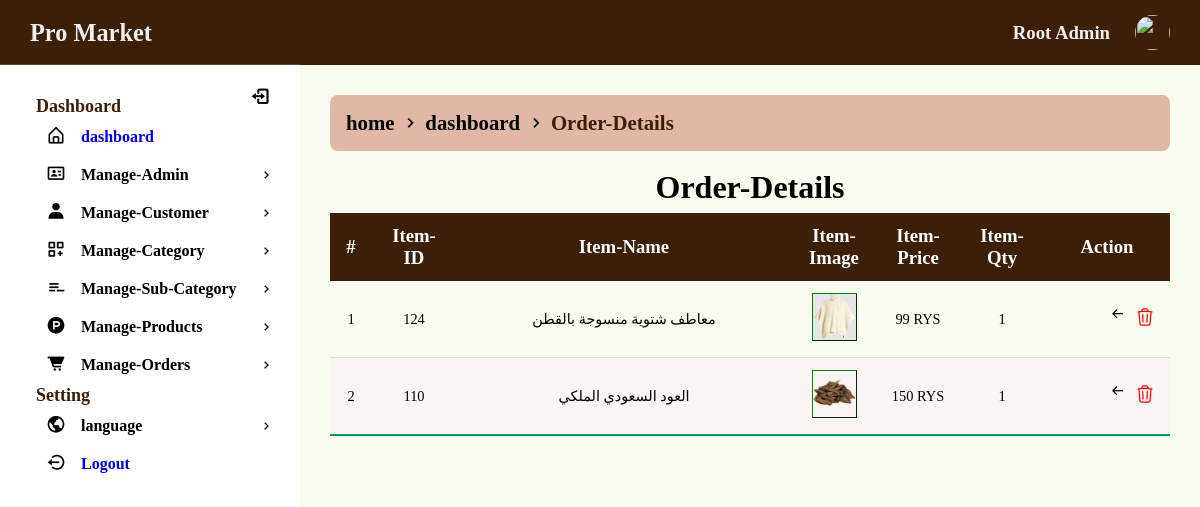
The app's page /admin/detail-order?id=16 (signed in) with its own data.
### tables this page shows
CREATE TABLE `order_items` (
  `id` int(11) NOT NULL COMMENT 'ORDER ITEMS ID',
  `customer_id` int(11) NOT NULL,
  `order_id` int(11) NOT NULL,
  `product_id` int(11) NOT NULL,
  `product_price` double NOT NULL,
  `prod_quantity` int(11) NOT NULL,
  `created_at` datetime DEFAULT NULL,
  `updated_at` datetime DEFAULT NULL
);

CREATE TABLE `products` (
  `id` int(11) NOT NULL COMMENT 'PRODUCTS ID',
  `category_id` int(11) NOT NULL,
  `subcategory_id` int(11) DEFAULT NULL,
  `product_name` varchar(128) NOT NULL,
  `product_summary` text NOT NULL,
  `product_details` text NOT NULL,
  `product_master_image` text NOT NULL,
  `product_quantity` int(11) NOT NULL,
  `product_price` double DEFAULT NULL,
  `product_discount_price` double DEFAULT NULL,
  `discount_start` datetime DEFAULT NULL,
  `discount_ends` datetime DEFAULT NULL,
  `product_status` enum('In Stock','Out of Stock') NOT NULL DEFAULT 'In Stock',
  `product_featured` enum('YES','NO') NOT NULL DEFAULT 'NO',
  `product_tags` varchar(512) NOT NULL,
  `created_at` datetime DEFAULT NULL,
  `updated_at` datetime DEFAULT NULL,
  `products_image_one` text DEFAULT NULL,
  `products_image_two` text DEFAULT NULL,
  `products_image_three` text DEFAULT NULL,
  `brand_id` int(11) DEFAULT NULL
);

### admin/app/Controllers/View.php (called while the page is built, shortened)
<?php
class View
{
	public function loadContent($directory, $page_name)
	{
		include("resource/view/".$directory."/".$page_name.".php");
	}
}
?>

### common/Helper.php (called while the page is built, shortened)
<?php
class Helper
{
	public $connection;
	public function __construct()
	{
		$this->connection = new PDO('mysql:host='.$GLOBALS['DBHOST'].';dbname='.$GLOBALS['DBNAME'].';charset=utf8', $GLOBALS['DBUSER'], $GLOBALS['DBPASS']);
		$this->connection->setAttribute(PDO::ATTR_ERRMODE, PDO::ERRMODE_EXCEPTION);
		$this->connection->setAttribute(PDO::ATTR_EMULATE_PREPARES, false);
	}
	public function selectJoinData($columnName, $tableName, $joinType = "INNER", $onCondition, $whereValue = 0, $formatBy = 0, $paginate = 0)
	{
		try
		{
			if($columnName == "*")
			{
				$sql1 = "SELECT ";
				$sql2 = "*";
			}
			else
			{
				$sql1 = "SELECT ";
				foreach($columnName AS $ca1Column => $ca1Value)
				{
					@$sql2 .= "$ca1Value, ";
				}
				$sql2 = rtrim(@$sql2, ", ");
			}
			$sql3 = " FROM `" . $tableName['MAIN'] . "`";
			foreach($onCondition AS $on1Column => $on1Value)
			{
				@$sql4 .= " " . $joinType . " JOIN `" . $tableName[$on1Column] . "` ON " . $on1Value[0] . " = " . $on1Value[1];
			}
			if(@$formatBy['ASC'])
				$sql7 = " ORDER BY " . $formatBy['ASC'] . " ASC";
			else if(@$formatBy['DESC'])
				$sql7 = " ORDER BY " . $formatBy['DESC'] . " DESC";
			else
				$sql7 = "";
			if($whereValue != 0)
			{
				$sql5 = " WHERE ";
				foreach($whereValue AS $wa1Column => $wa1Value)
				{
					@$sql6 .= $wa1Column . " = " . "'" . $wa1Value . "' AND ";
				}
				$sql6 = trim($sql6); $sql6 = rtrim($sql6, "AND"); $sql6 = trim($sql6);
				$preSQL = $sql1 . $sql2 . $sql3 . $sql4 . $sql5 . $sql6 . $sql7;
			}
			else
			{
				$preSQL = $sql1 . $sql2 . $sql3 . $sql4 . $sql7;
			}
			$query = $this->connection->prepare($preSQL);
			$query->execute();
			$dataSelected = $query->fetchAll(PDO::FETCH_ASSOC);
			return $dataSelected;
		}
		catch(Exception $e)
		{
			return 0;
		}
	}
}
?>

### admin/resource/view/include/index.php (called while the page is built, shortened)
<?php
include_once("../common/Helper.php");
include("../common/breadcrumb.php");
$eloquent = new Helper;

### admin/resource/view/order/detail-order.php (the view, shortened to what this page needs)
<?php
include("resource/view/include/index.php");
$columnName["1"] = "order_items.product_id ";
$columnName["2"] = "order_items.prod_quantity ";
$columnName["3"] = "products.product_name";
$columnName["4"] = "products.product_master_image";
$columnName["5"] = "products.product_price";
$tableName["MAIN"] = "order_items";
$joinType = "INNER";
$tableName["1"] = "products";
$onCondition["1"] = ["order_items.product_id", "products.id"];
$whereValue["order_items.order_id"] = @$_SESSION['SMCB_details_data'];
$orderdetailsResult = $eloquent->selectJoinData($columnName, $tableName, $joinType, $onCondition, @$whereValue);
?>
<div class="wrapper">
	<div class="row">
	<?php
		$links = [
			['url' => 'dashboard', 'label' => $t('home', 1)],
			['url' => 'dashboard', 'label' => $t('dashboard', 1)],
			['url' => '', 'label' => $t('Order-Details', 1)],
		];
		echo BreadcrumbGenerator::generateBreadcrumb($links);
		?>
			<section class="panel">
				<header class="panel-heading">
				</header>
				<div class="panel-body">
				<div class="div-table">
					<table class="styled-table" id="dynamic-table">
							<thead>
								<tr>
									<th style="width: 5%"> # </th>
									<th style="width: 10%"><?php $t('Item-ID') ?> </th>
									<th style="width: 40%"><?php $t('Item-Name') ?></th>
									<th style="width: 10%"><?php $t('Item-Image') ?></th>
									<th style="width: 10%"><?php $t('Item-Price') ?></th>
									<th style="width: 10%"><?php $t('Item-Qty') ?></th>
									<th style="width: 15%"><?php $t('Action') ?></th>
								</tr>
							</thead>
							<tbody>
								<?php
									$n = 1;
									foreach ($orderdetailsResult as $eachRow)
									{
										echo '
										<tr class="gradeA">
											<td>'. $n .'</td>
											<td>'. $eachRow["product_id"] .'</td>
											<td>'. $eachRow["product_name"] .'</td>
											<td class="center">
												<a target="_blank" href="'. $GLOBALS['PRODUCT_DIRECTORY'] . $eachRow["product_master_image"] .'">
													<img src="'. $GLOBALS['PRODUCT_DIRECTORY'] . $eachRow["product_master_image"] .'" class="img-circle" style="border: 1px outset green; height: 48px; width: 45px;"/>
												</a>
											</td>
											<td>'. $eachRow["product_price"].' '. $GLOBALS["CURRENCY"] .'</td>
											<td>'. $eachRow["prod_quantity"] .'</td>
											<td class="center">
											<div class="flex-button">
												<a href="?aid='. $eachRow["product_id"] .'"  >
												<img src="../public/assets/images/delete.svg" class="hero-icon delete" alt="Delete">
												</a>
												<a href="list-order" class="" >
												<i class="bx bx-arrow-back"></i>
												</a>
												</div>
											</td>
										</tr>
										';
										$n++;
									}
								?>
							</tbody>
						</table>
					</div>
				</div>
			</section>
	</div>
</div>

### public/assets/css/admin/admin.css (style rules this page uses)
body { overflow: hidden; }
.wrapper { padding: 20px; }
.panel-heading { line-height: 1; font-size: 2rem; font-weight: bold; text-align: center; padding: 10px; }
.styled-table { border-collapse: collapse; font-size: 0.9em; min-width: 400px; box-shadow: 0 0 20px rgba(0, 0, 0, 0.15); }
.styled-table thead { border-radius: 1em; }
.styled-table thead tr { background-color: var(--main-color); color: #ffffff; text-align: left; }
.styled-table th { font-size: 1.3em; font-weight: bold; }
.styled-table th, .styled-table td { padding: 12px 15px; text-align: center; }
.styled-table tbody tr { border-bottom: 1px solid #dddddd; }
.styled-table tbody tr:nth-of-type(even) { background-color: #faf4f4; }
.styled-table tbody tr:last-of-type { border-bottom: 2px solid #009879; }
.div-table { overflow-x: scroll; }
.flex-button { display: flex; flex-direction: row-reverse; gap: 10px; }
.hero-icon { width: 20px; height: 20px; }
.delete { color: red; }

### public/assets/css/common/basic.css (style rules this page uses)
*, *::before, *::after { margin: 0; padding: 0; box-sizing: border-box; }
html { scroll-behavior: smooth; font-family: "Times New Roman", Times, serif; }
a { text-decoration: none; }
body, button, input, textarea { font-family: "Times New Roman", Times, serif; }
body { background-color: #f3e8ff; transition: all 0.5s ease; }

### public/assets/css/common/colors.css (style rules this page uses)
:root { --main1-color: rgb(216, 180, 254); --white-color: #fff; --grey-color: #ecdada; --sec-color:#eff5ee; --thr-color:#e0b8a4; --grey-color-light: #f3eeee; --coorect-color:#385442; --main-color:#3d1f07; --black-color:#000; }

### public/assets/css/common/breadcrumb.css (style rules this page uses)
.breadcrumb a , i { color: var(--black-color); }

### records on screen
order_items: product "124", product.product_name "معاطف شتوية منسوجة بالقطن", product.product_master_image (picture), product.product_price "99", prod_quantity "1"
order_items: product "110", product.product_name "العود السعودي الملكي", product.product_master_image (picture), product.product_price "150", prod_quantity "1"

### other values on screen
$GLOBALS['NameWebsite'] "Pro Market"
$_SESSION['SMC_login_admin_name'] "Root Admin"
$key "dashboard Manage-Category language Logout Order-Details Item-ID Item-Name Item-Image Item-Price Item-Qty Action"
$t('Manage-Admin',1) "Manage-Admin"
$t('Manage-Customer',1) "Manage-Customer"
$t('Manage-Sub-Category',1) "Manage-Sub-Category"
$t('Manage-Products',1) "Manage-Products"
$t('Manage-Orders',1) "Manage-Orders"
$link['label'] "home"
$link['label'] "dashboard"
$link['label'] "Order-Details"
